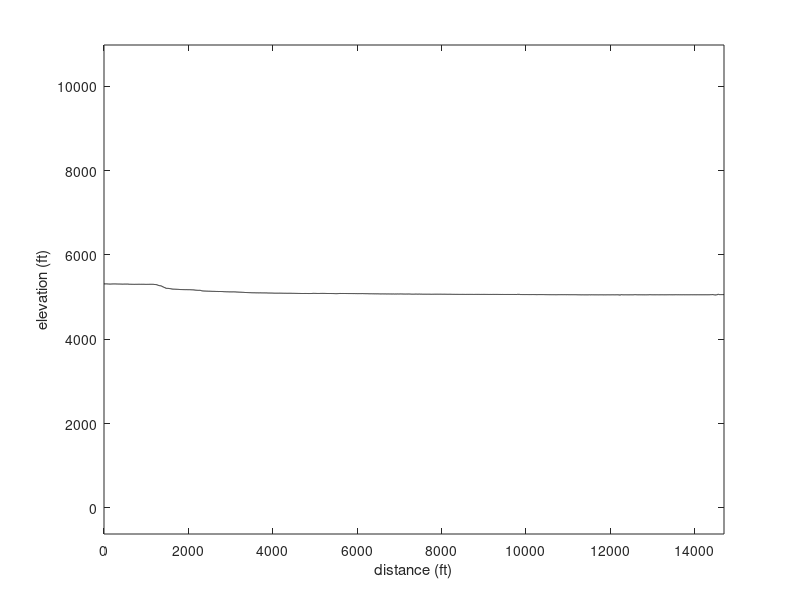

This chart was generated by the following MATLAB code:
data = load('profile.txt');
figure(1)
plot(data(:,1).*3.28,data(:,2).*3.28,'k-')
xlabel('distance (ft)')
ylabel('elevation (ft)')
axis equal
%grid on